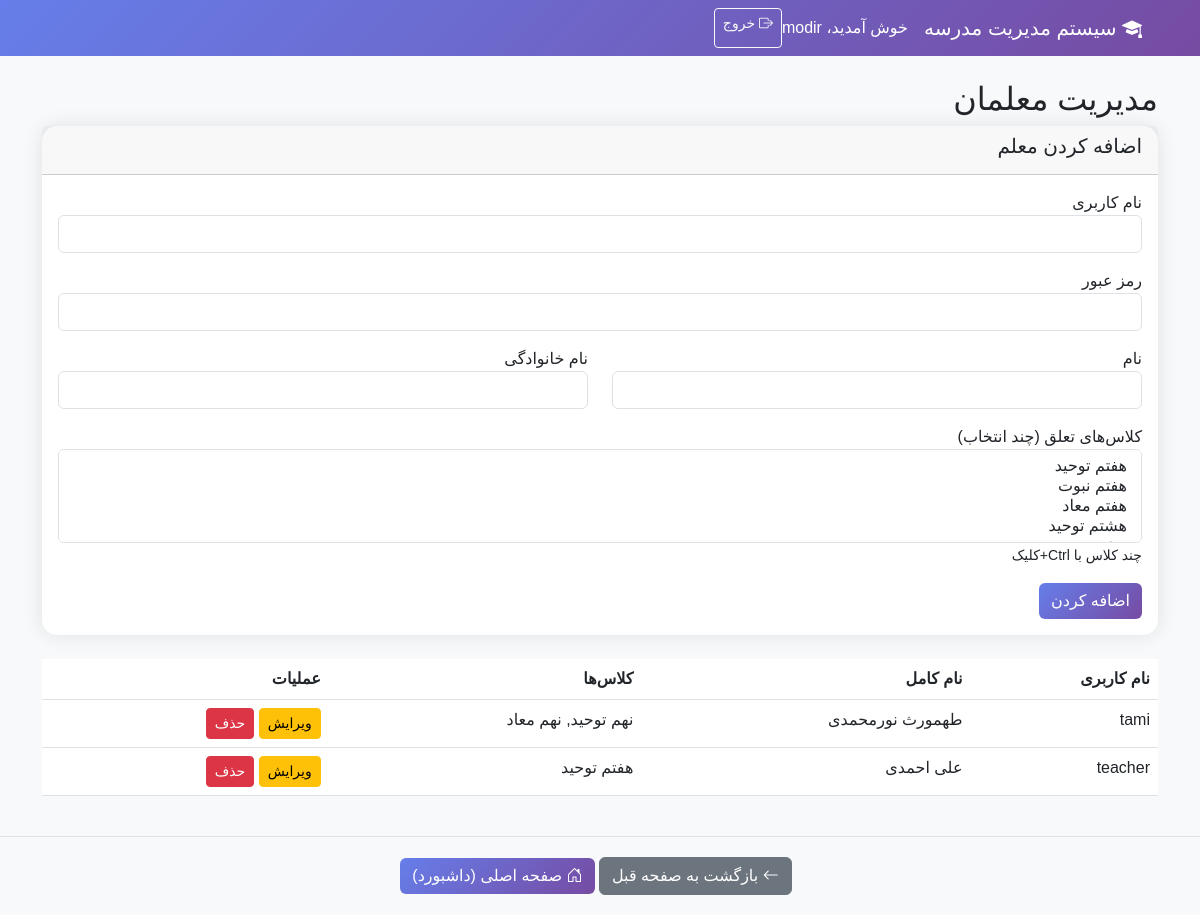
Screenshot of /admin/teachers (signed in) with the database file from the repository.
### models.py (models this page shows)
class Teacher(db.Model):
    id = db.Column(db.Integer, primary_key=True)
    username = db.Column(db.String(50), unique=True, nullable=False)
    password_hash = db.Column(db.String(200), nullable=False)
    first_name = db.Column(db.String(50), nullable=False)
    last_name = db.Column(db.String(50), nullable=False)
    teacher_classes = db.relationship('TeacherClass', back_populates='teacher', lazy=True, cascade='all, delete-orphan')
    subjects = db.relationship('Subject', back_populates='teacher', lazy=True)
    skill_scores = db.relationship('SkillScore', back_populates='teacher', lazy=True)
    discipline_scores = db.relationship('DisciplineScore', back_populates='teacher', lazy=True)

class TeacherClass(db.Model):
    id = db.Column(db.Integer, primary_key=True)
    teacher_id = db.Column(db.Integer, db.ForeignKey('teacher.id'), nullable=False)
    class_id = db.Column(db.Integer, db.ForeignKey('class.id'), nullable=False)
    __table_args__ = (UniqueConstraint('teacher_id', 'class_id', name='unique_teacher_class'),)
    teacher = db.relationship('Teacher', back_populates='teacher_classes')
    class_ = db.relationship('Class', back_populates='class_teachers')

class Class(db.Model):
    id = db.Column(db.Integer, primary_key=True)
    name = db.Column(db.String(50), nullable=False)
    grade_id = db.Column(db.Integer, db.ForeignKey('grade.id'), nullable=False)
    students = db.relationship('Student', back_populates='class_', lazy=True)
    subjects = db.relationship('Subject', back_populates='class_', lazy=True)
    class_teachers = db.relationship('TeacherClass', back_populates='class_', lazy=True, cascade='all, delete-orphan')
    attendances = db.relationship('Attendance', back_populates='class_', lazy=True)
    grade = db.relationship('Grade', back_populates='classes')

### routes/admin.py (the view)
@admin_bp.route('/teachers')
@login_required(role='admin')
def manage_teachers():
    teachers = Teacher.query.all()
    classes = Class.query.all()
    return render_template('manage_teachers.html', teachers=teachers, classes=classes)

### routes/general.py (called while the page is built)
def login_required(role='any'):
    def decorator(f):
        @wraps(f)
        def decorated_function(*args, **kwargs):
            if 'user_id' not in session:
                flash('لطفا وارد شوید', 'error')
                return redirect(url_for('general.login'))
            if role == 'admin' and session.get('role') != 'admin':
                flash('دسترسی محدود به ادمین', 'error')
                return redirect(url_for('general.login'))
            return f(*args, **kwargs)
        return decorated_function
    return decorator

### templates/manage_teachers.html
{% extends "base.html" %}
{% block content %}
<h2>مدیریت معلمان</h2>
<form method="POST" action="{{ url_for('admin.add_teacher') }}">
    <div class="card mb-4">
        <div class="card-header"><h5>اضافه کردن معلم</h5></div>
        <div class="card-body">
            <div class="mb-3">
                <label>نام کاربری</label>
                <input type="text" name="username" class="form-control" required>
            </div>
            <div class="mb-3">
                <label>رمز عبور</label>
                <input type="password" name="password" class="form-control" required>
            </div>
            <div class="row">
                <div class="col-md-6">
                    <label>نام</label>
                    <input type="text" name="first_name" class="form-control" required>
                </div>
                <div class="col-md-6">
                    <label>نام خانوادگی</label>
                    <input type="text" name="last_name" class="form-control" required>
                </div>
            </div>
            <div class="mb-3 mt-3">
                <label>کلاس‌های تعلق (چند انتخاب)</label>
                <select name="class_ids" class="form-select" multiple>
                    {% for cls in classes %}
                    <option value="{{ cls.id }}">{{ cls.name }}</option>
                    {% endfor %}
                </select>
                <small>چند کلاس با Ctrl+کلیک</small>
            </div>
            <button type="submit" class="btn btn-primary">اضافه کردن</button>
        </div>
    </div>
</form>
<table class="table">
    <thead>
        <tr><th>نام کاربری</th><th>نام کامل</th><th>کلاس‌ها</th><th>عملیات</th></tr>
    </thead>
    <tbody>
        {% for teacher in teachers %}
        <tr>
            <td>{{ teacher.username }}</td>
            <td>{{ teacher.first_name }} {{ teacher.last_name }}</td>
            <td>{% for tc in teacher.teacher_classes %}{{ tc.class_.name }}{% if not loop.last %}, {% endif %}{% endfor %}</td>
            <td>
                <a href="{{ url_for('admin.edit_teacher', teacher_id=teacher.id) }}" class="btn btn-sm btn-warning">ویرایش</a>
                <a href="{{ url_for('admin.delete_teacher', teacher_id=teacher.id) }}" class="btn btn-sm btn-danger" onclick="return confirm('حذف شود؟')">حذف</a>
            </td>
        </tr>
        {% endfor %}
    </tbody>
</table>
{% endblock %}

### templates/base.html (style rules this page uses)
body { font-family: 'Vazir', sans-serif; background-color: #f8f9fa; }
.card { border: none; box-shadow: 0 0 20px rgba(0,0,0,0.1); border-radius: 15px; }
.btn-primary { background: linear-gradient(135deg, #667eea 0%, #764ba2 100%); border: none; }

### rows the page displays
Teacher: username "tami", first_name "طهمورث", last_name "نورمحمدی"
TeacherClass: class_.name "نهم توحید"
TeacherClass: class_.name "نهم معاد"
Teacher: username "teacher", first_name "علی", last_name "احمدی"
TeacherClass: class_.name "هفتم توحید"

### other values shown
{{ session.get('username') }} "modir"
